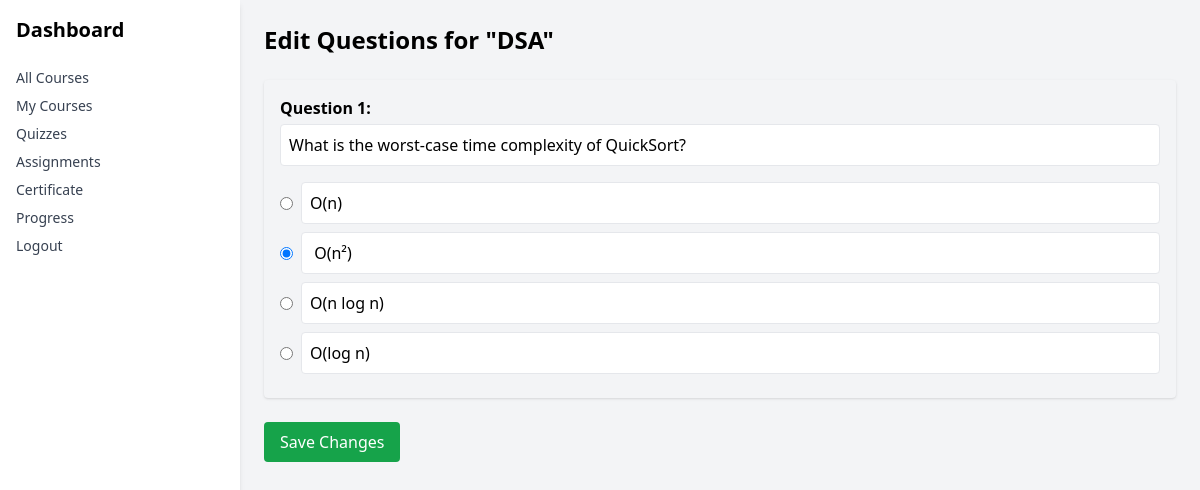
The page /quiz/1/edit-questions/ (signed in) on the database its author committed.
### lms/models.py (models this page shows, shortened)
class Quiz(models.Model):
    course = models.ForeignKey(Course, on_delete=models.CASCADE)
    title = models.CharField(max_length=200)
    created_at = models.DateTimeField(auto_now_add=True)

class Question(models.Model):
    quiz = models.ForeignKey(Quiz, on_delete=models.CASCADE)
    question_text = models.TextField()

class Option(models.Model):
    question = models.ForeignKey(Question, on_delete=models.CASCADE)
    option_text = models.CharField(max_length=200)
    is_correct = models.BooleanField(default=False)

### lms/views.py (the view, shortened to what this page needs)
# urls.py: path('quiz/<int:quiz_id>/edit-questions/', EditQuizQuestionsView.as_view(), name='edit_quiz_questions'),
class EditQuizQuestionsView(LoginRequiredMixin, View):
    def get(self, request, quiz_id):
        quiz = get_object_or_404(Quiz, id=quiz_id)
        questions = quiz.question_set.all()
        return render(request, 'lms/quiz_question_edit.html', {'quiz': quiz, 'questions': questions})

### lms/templates/lms/quiz_question_edit.html (shortened to what this page needs)
{% extends 'lms/base.html' %}
{% block content %}
<h2 class="text-2xl font-bold mb-6">Edit Questions for "{{ quiz.title }}"</h2>
<form method="post">
    {% for question in questions %}
        <div class="bg-gray-100 p-4 rounded shadow mb-6">
            <label class="block font-semibold">Question {{ forloop.counter }}:</label>
            <input type="text" name="question_{{ question.id }}" value="{{ question.question_text }}" class="w-full p-2 mt-1 mb-4 border rounded">
            {% for option in question.option_set.all %}
                <div class="flex items-center mb-2">
                    <input type="radio" name="correct_{{ question.id }}" value="{{ option.id }}" {% if option.is_correct %}checked{% endif %} class="mr-2">
                    <input type="text" name="option_{{ option.id }}" value="{{ option.option_text }}" class="flex-1 p-2 border rounded">
                </div>
            {% endfor %}
        </div>
    {% endfor %}
    <button type="submit" class="bg-green-600 text-white px-4 py-2 rounded">Save Changes</button>
</form>
{% endblock %}

### rows shown on the page
Quiz: title "DSA"
Question: question_text "What is the worst-case time complexity of QuickSort?"
Option: option_text "O(n)"
Option: is_correct "☑", option_text "O(n²)"
Option: option_text "O(n log n)"
Option: option_text "O(log n)"
